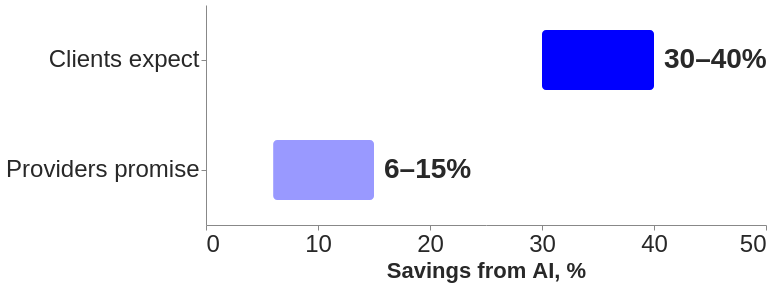

Here is the Vega-Lite specification saved for this chart:
### Vega-Lite specification from a JSON file in a GitHub repository (floating-point values rounded to 4 significant figures)
{"$schema": "https://vega.github.io/schema/vega-lite/v5.json", "width": 560, "height": 220, "data": {"values": [{"k": "Clients expect", "a": 30, "b": 40, "c": "#0000FF", "t": "30–40%"}, {"k": "Providers promise", "a": 6, "b": 15, "c": "#9999FF", "t": "6–15%"}]}, "layer": [{"mark": {"type": "bar", "cornerRadius": 4, "height": 60}, "encoding": {"y": {"field": "k", "type": "ordinal", "sort": null, "axis": {"title": null, "labelLimit": 300}}, "x": {"field": "a", "type": "quantitative", "scale": {"domain": [0, 50]}, "axis": {"title": "Savings from AI, %", "grid": false, "values": [0, 10, 20, 30, 40, 50]}}, "x2": {"field": "b"}, "color": {"field": "c", "type": "nominal", "scale": null}}}, {"mark": {"type": "text", "align": "left", "dx": 10, "fontSize": 28, "fontWeight": "bold", "color": "#282828"}, "encoding": {"y": {"field": "k", "type": "ordinal", "sort": null}, "x": {"field": "b", "type": "quantitative"}, "text": {"field": "t"}}}], "config": {"font": "Tahoma, Verdana, sans-serif", "axis": {"labelFontSize": 24, "titleFontSize": 22, "labelColor": "#282828", "titleColor": "#282828"}, "view": {"stroke": null}}}
